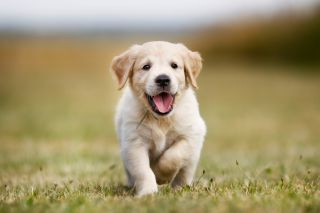
#> input picture pupper.jpg, 320 x 213 px
$ python 4_translations.py -i pupper.jpg
#> lines starting #> are read from the running program, lines starting #| are printed output that depends on the picture
# Run : python 4_translations.py -i pupper.jpg
import numpy as np
import argparse
import cv2
import imutils

ap = argparse.ArgumentParser()
ap.add_argument("-i", "--image", required=True, help="Path to image")
args = vars(ap.parse_args())  # this is  dictionary!
# load the image
image = cv2.imread(args["image"])  # returns a numpy array with image data
#> image is the input picture: shape (213, 320, 3); mean B, G, R 110.9, 150.6, 163.8
cv2.imshow("Original", image)

shifted = imutils.translate(image, -30, 40)
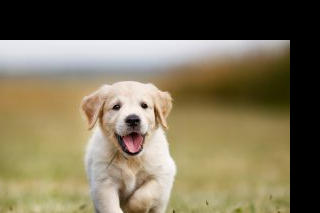
#> shifted: shape (213, 320, 3); mean B, G, R 86.7, 112.8, 122.9
cv2.imshow("Translated", shifted)

shifted = imutils.rotate(image, -35, scale=0.5) # halves size of image
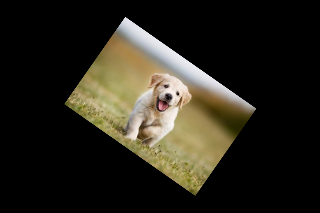
#> shifted: shape (213, 320, 3); mean B, G, R 27.7, 37.7, 41
cv2.imshow("Rotated", shifted)

shifted = imutils.resize(image,width = 180)
#> shifted: shape (119, 180, 3)
cv2.imshow("Resized w aspect ratio", shifted)

#> (the run stopped early here; a loop or call above may not have finished)
